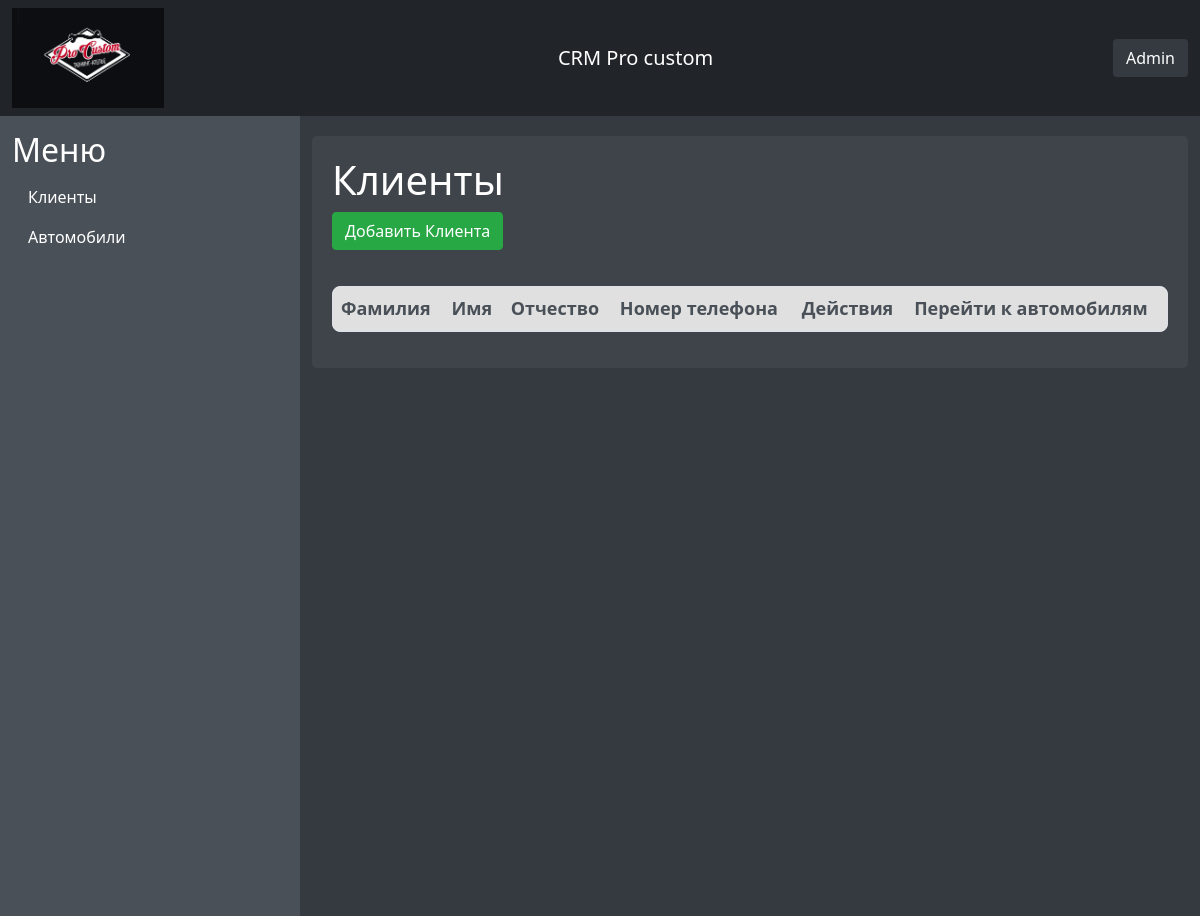
The page /clients/ on the database as committed earlier.
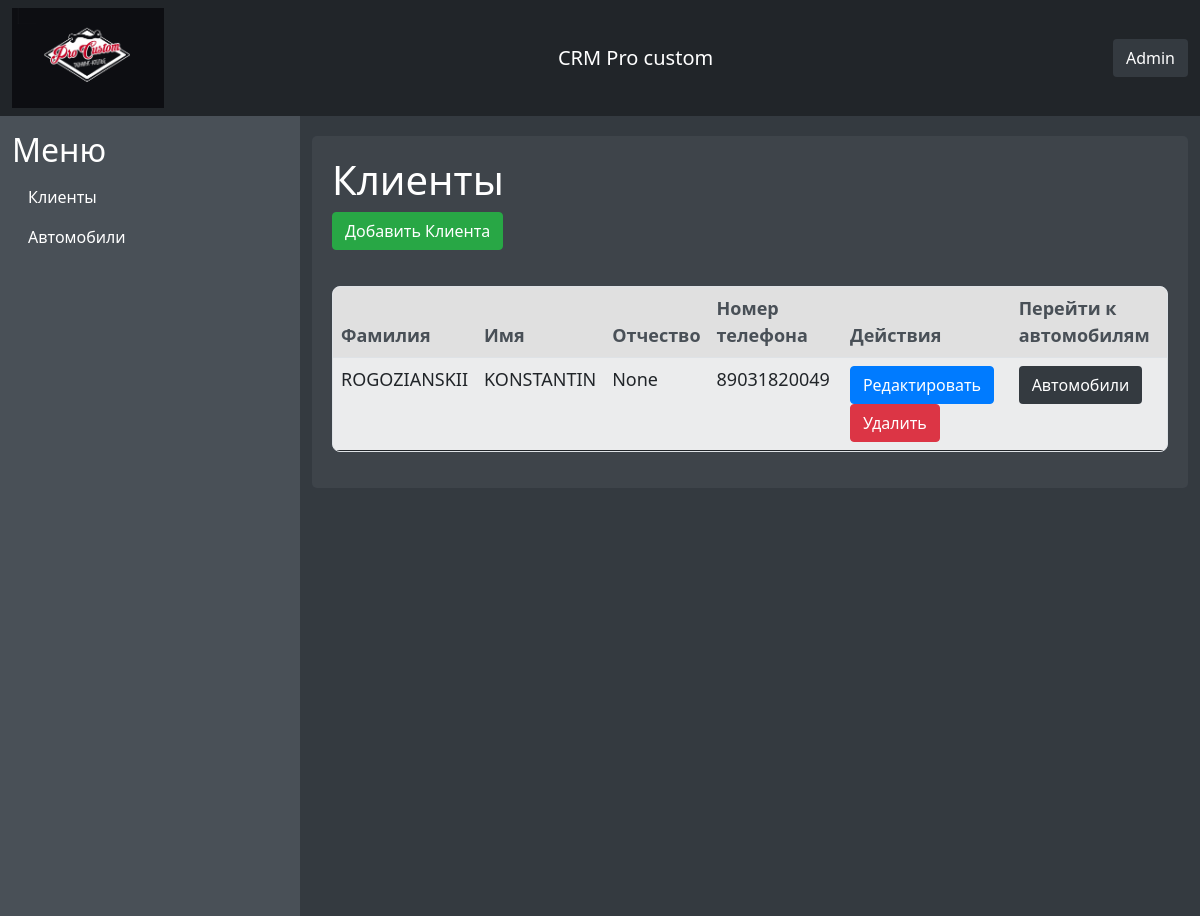
The same page on the database as committed later.
### clients/models.py (models this page shows, shortened)
class Client(models.Model):
    first_name = models.CharField(max_length=100)
    last_name = models.CharField(max_length=100)
    middle_name = models.CharField(max_length=100, blank=True, null=True)
    phone_number = models.CharField(max_length=17)

### clients/views.py (the view)
# urls.py: path('', views.client_list, name='client_list'),
def client_list(request):
    clients = Client.objects.all()
    paginator = Paginator(clients, 2)  # Показывать 10 клиентов на странице
    page_number = request.GET.get('page')
    page_obj = paginator.get_page(page_number)
    return render(request, 'clients/client_list.html', {'page_obj': page_obj})

### templates/clients/client_list.html (shortened to what this page needs)
{% extends 'main/base.html' %}
{% load django_bootstrap5 %}
{% block content %}
<h1>Клиенты</h1>
<a href="{% url 'client_create' %}" class="btn btn-success mb-3">Добавить Клиента</a>
<table class="table table-striped">
    <thead>
        <tr>
            <th>Фамилия</th>
            <th>Имя</th>
            <th>Отчество</th>
            <th>Номер телефона</th>
            <th>Действия</th>
            <th>Перейти к автомобилям</th>
        </tr>
    </thead>
    <tbody>
        {% for client in page_obj %}
        <tr>
            <td>{{ client.last_name }}</td>
            <td>{{ client.first_name }}</td>
            <td>{{ client.middle_name }}</td>
            <td>{{ client.phone_number }}</td>
            <td>
                <a href="{% url 'client_edit' client.pk %}" class="btn btn-primary btn-sm">Редактировать</a>
                <a href="{% url 'client_delete' client.pk %}" class="btn btn-danger btn-sm">Удалить</a>
            </td>
            <td>
                <a href="{% url 'client_cars' client.pk %}" class="btn btn-info btn-sm">Автомобили</a>
            </td>
        </tr>
        {% endfor %}
    </tbody>
</table>
{% endblock %}

Rows that differ between the two databases and show on the page:
added Client: last_name "ROGOZIANSKII", first_name "KONSTANTIN", middle_name "None", phone_number "89031820049"
